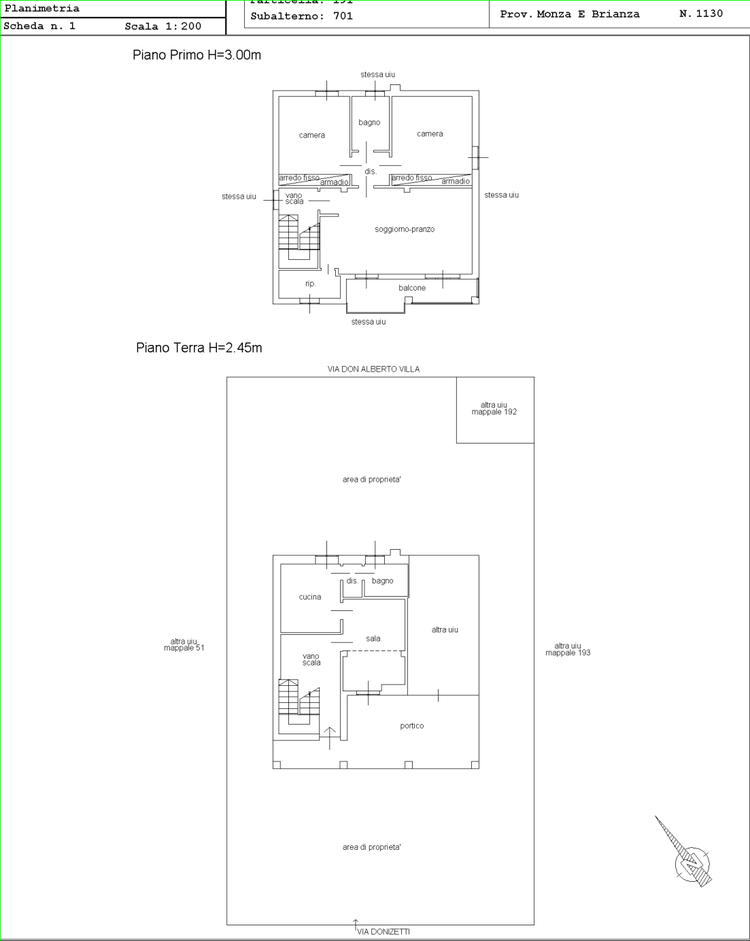
#> input picture PlanParser/base_rectangle.png, 750 x 941 px, shrunk from 1103 x 1383 before the run
$ python twin_core.py --image base_rectangle.png
#> lines starting #> are read from the running program, lines starting #| are printed output that depends on the picture; after the words box and inside, x2 and y2 are one past the last pixel; in counts of white or black regions, pixels touching at a corner belong together
# twin_core.py
# PlanTwin: core condiviso (Preprocess + VectorGeometry + IndiziScala)
import os, json, argparse, re
from typing import List, Tuple, Dict, Any, Optional
import numpy as np, cv2

# --- OCR opzionale (per indizi scala/quote/nord) ---
try:
    import pytesseract
    HAS_TESS = True
except Exception:
    HAS_TESS = False

def ensure_dir(p:str): os.makedirs(p, exist_ok=True)

def imread_gray(path:str)->np.ndarray:
    img = cv2.imread(path, cv2.IMREAD_GRAYSCALE)
    if img is None: raise FileNotFoundError(path)
    return img

def preprocess(img_gray: np.ndarray) -> Dict[str,np.ndarray]:
    blur = cv2.GaussianBlur(img_gray,(3,3),0)
    thr = cv2.adaptiveThreshold(blur,255,cv2.ADAPTIVE_THRESH_GAUSSIAN_C,
                                cv2.THRESH_BINARY,35,5)
    ink = 255 - thr  # ink=white on black bg? we keep ink=255
    ink = cv2.morphologyEx(ink, cv2.MORPH_OPEN, np.ones((2,2),np.uint8),1)
    ink = cv2.morphologyEx(ink, cv2.MORPH_CLOSE, np.ones((3,3),np.uint8),1)
    return {"clean": ink}

def vector_geometry(clean_bin: np.ndarray) -> Dict[str,Any]:
    # Segmenti = Hough; Curve: none (placeholder). Refinement minimale con subpixel endpoints.
    edges = cv2.Canny(clean_bin,40,120,L2gradient=True)
    segs = cv2.HoughLinesP(edges,1,np.pi/180,threshold=40,minLineLength=25,maxLineGap=5)
    segments = []
    if segs is not None:
        for x1,y1,x2,y2 in segs[:,0,:]:
            segments.append({"type":"line","P0":[float(x1),float(y1)],"P1":[float(x2),float(y2)],"width":2.0,"conf":0.6})
    return {"segments":segments, "edges":edges}

def ocr_texts(img_gray: np.ndarray)->List[str]:
    if not HAS_TESS: return []
    data = pytesseract.image_to_data(img_gray, lang="ita+eng", output_type=pytesseract.Output.DICT)
    out=[]
    for t in data["text"]:
        t=(t or "").strip()
        if t: out.append(t)
    return out

SCALE_RX = re.compile(r'(\d+(?:[.,]\d+)?)\s*(m|cm|mm|:|\/)?\s*(\d+)?', re.IGNORECASE)
def parse_scale_tokens(tokens: List[str])->Optional[float]:
    """
    Ritorna fattore metri-per-pixel SE possibile (placeholder: None).
    Qui estraiamo solo indicatori come '1:100' o quote '3.50 m' come indizio (senza calcolare m/px).
    """
    # Nota: il calcolo m/px richiede o DPI o una distanza in px corrispondente a una quota.
    # Qui ci limitiamo a rilevare la presenza di scala/quote.
    for tk in tokens:
        m=SCALE_RX.search(tk.replace(',','.'))
        if not m: continue
        a, unit, b = m.group(1), m.group(2), m.group(3)
        if unit in (":","/") and b:
            # esempio "1:100" -> ritorna rapporto (solo come indizio)
            try:
                ratio = float(b)
                if ratio>0: return -ratio  # convenzione: negativo = rapporto 1:ratio (non m/px)
            except: pass
        if unit in ("m","cm","mm"):
            # è presente una quota metrica; senza distanza in px non possiamo m/px -> usiamo sentinel
            return 0.0  # 0.0 = quote presenti ma non m/px
    return None

def extract_indizi_scala(img_gray: np.ndarray)->Dict[str,Any]:
    texts = ocr_texts(img_gray)
    hint = parse_scale_tokens(texts)
    return {"texts":texts, "scale_hint":hint}

def save_json(path:str, obj:Any):
    with open(path,"w",encoding="utf-8") as f: json.dump(obj,f,ensure_ascii=False,indent=2)

def core_run(image:str, out_dir:str)->Dict[str,Any]:
    ensure_dir(out_dir)
    gray = imread_gray(image)
    pre = preprocess(gray)
#> in preprocess, `thr = cv2.adaptiveThreshold(blur,255,cv2.ADAPTIVE_THRESH_GAUSSIAN_C, c..`:
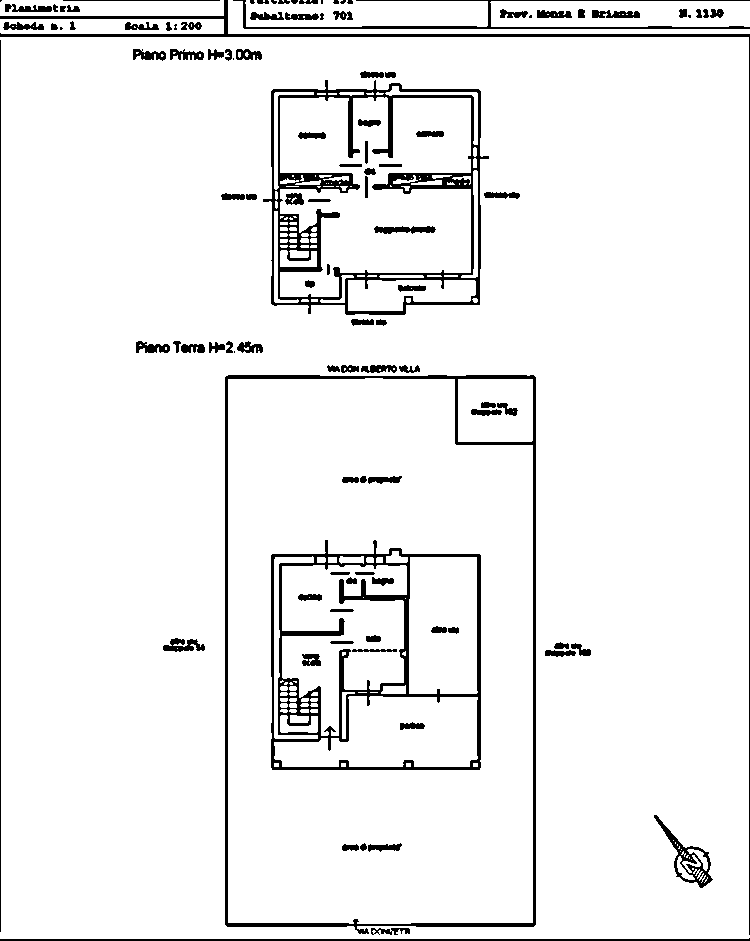
#> thr: shape (941, 750); 94% white; 111 black regions (11 under 20 px), largest, box (x1, y1, x2, y2) and area: (263, 80, 489, 315) 9192, (271, 540, 481, 770) 7685, (225, 375, 536, 934) 5962
#> in preprocess, `ink = cv2.morphologyEx(ink, cv2.MORPH_OPEN, np.ones((2,2),np.uint8),1)`:
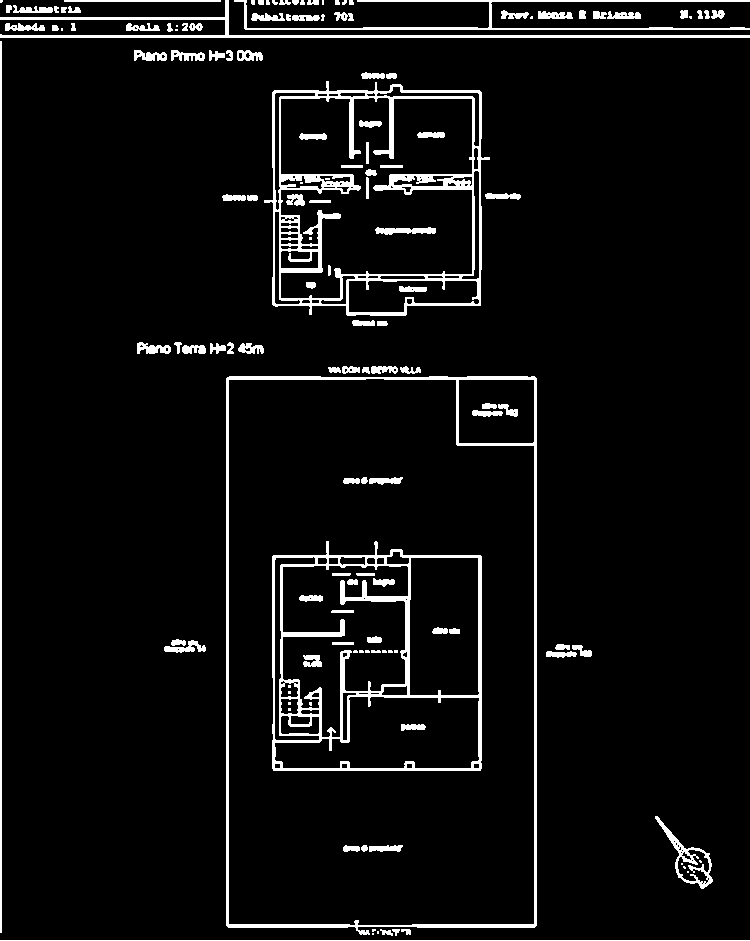
#> ink: shape (941, 750); 5.9% white; 141 white regions (31 under 20 px), largest, box (x1, y1, x2, y2) and area: (264, 81, 490, 316) 9085, (272, 541, 482, 771) 7553, (226, 376, 537, 935) 5960
#> in preprocess, `ink = cv2.morphologyEx(ink, cv2.MORPH_CLOSE, np.ones((3,3),np.uint8),1)`:
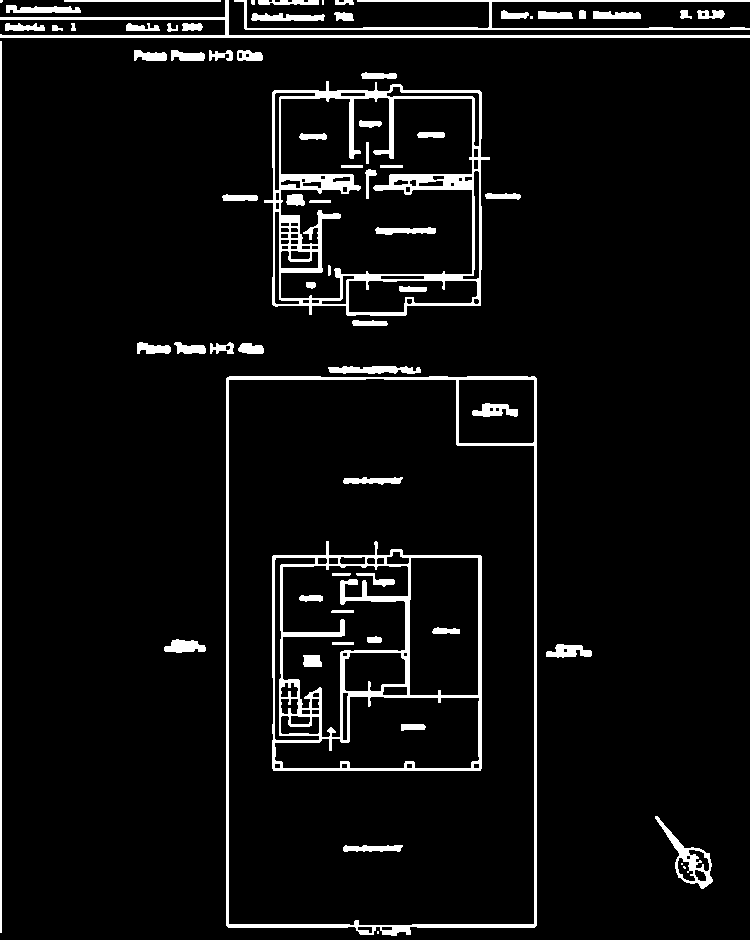
#> ink: shape (941, 750); 6.2% white; 73 white regions (7 under 20 px), largest, box (x1, y1, x2, y2) and area: (264, 81, 490, 316) 9616, (272, 541, 482, 771) 7924, (226, 376, 537, 936) 6185
#> pre = 1 item
    vg  = vector_geometry(pre["clean"])
#> in vector_geometry, `edges = cv2.Canny(clean_bin,40,120,L2gradient=True)`:
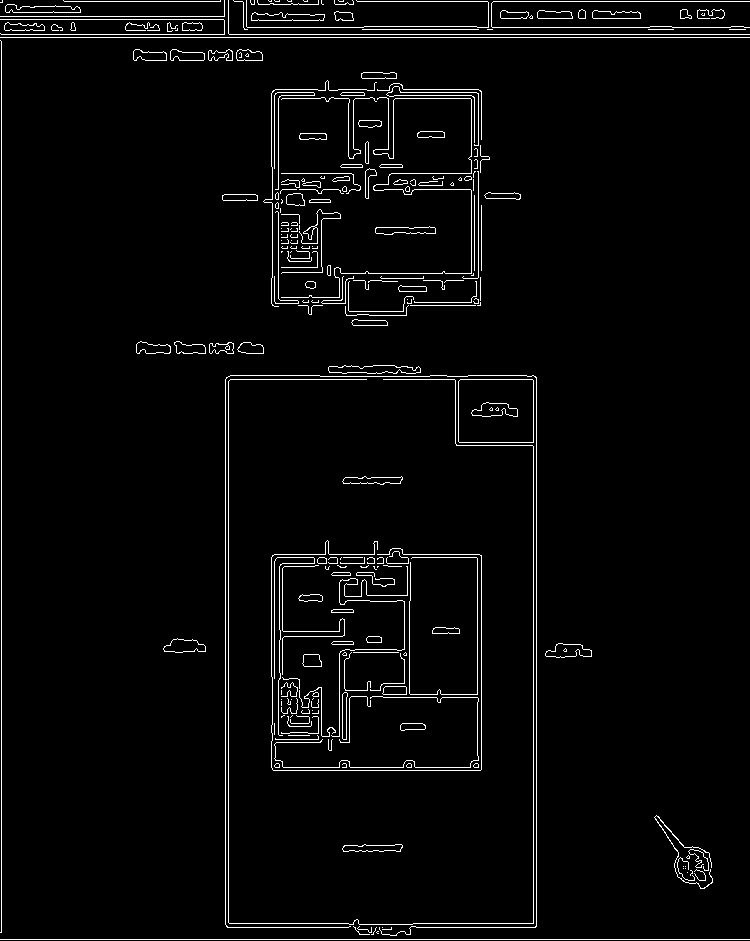
#> edges: shape (941, 750); 3.2% white in thin lines or dots
#> in vector_geometry, `segs = cv2.HoughLinesP(edges,1,np.pi/180,threshold=40,minLineLength=25..`: segs = 155 rows, first 6: [1, 932, 1, 34], [0, 939, 749, 939], [0, 37, 749, 37], [2, 34, 749, 34], [536, 926, 536, 377], [533, 927, 533, 375]
#> the loop in vector_geometry, `for x1,y1,x2,y2 in segs[:,0,:]:` made 155 passes
#> after the loop in vector_geometry, `for x1,y1,x2,y2 in segs[:,0,:]:`: segments = 155 items
#> vg = 2 items
    ind = extract_indizi_scala(gray)
    cv2.imwrite(os.path.join(out_dir,"clean.png"), pre["clean"])
    return {"width": gray.shape[1], "height": gray.shape[0], "pre":pre, "vg":vg, "ind":ind}

if __name__=="__main__":
    ap = argparse.ArgumentParser(description="PlanTwin core (preprocess + vector geometry + indizi scala)")
    ap.add_argument("--image", required=True)
    ap.add_argument("--out-dir", default="out_core")
    args = ap.parse_args()
#> (the run stopped early here; a loop or call above may not have finished)
